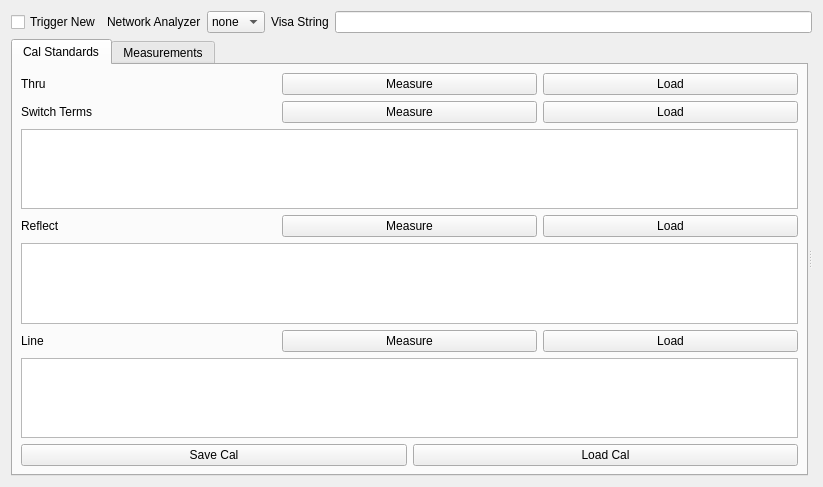
<?xml version="1.0" encoding="UTF-8"?>
<ui version="4.0">
 <class>TRL</class>
 <widget class="QWidget" name="TRL">
  <property name="geometry">
   <rect>
    <x>0</x>
    <y>0</y>
    <width>823</width>
    <height>487</height>
   </rect>
  </property>
  <property name="windowTitle">
   <string>Multiline TRL Calibration</string>
  </property>
  <layout class="QVBoxLayout" name="tab_calStandards_layout_2">
   <item>
    <layout class="QHBoxLayout" name="horizontalLayout_10">
     <item>
      <layout class="QHBoxLayout" name="horizontalLayout_9"/>
     </item>
     <item>
      <widget class="QCheckBox" name="checkBox_TriggerNew">
       <property name="text">
        <string>Trigger New</string>
       </property>
      </widget>
     </item>
     <item>
      <layout class="QHBoxLayout" name="horizontalLayout_8">
       <item>
        <widget class="QLabel" name="label_6">
         <property name="text">
          <string>Network Analyzer</string>
         </property>
        </widget>
       </item>
       <item>
        <widget class="QComboBox" name="comboBox_analyzer">
         <item>
          <property name="text">
           <string>none</string>
          </property>
         </item>
        </widget>
       </item>
      </layout>
     </item>
     <item>
      <layout class="QHBoxLayout" name="horizontalLayout_7">
       <item>
        <widget class="QLabel" name="label_7">
         <property name="text">
          <string>Visa String</string>
         </property>
        </widget>
       </item>
       <item>
        <widget class="QLineEdit" name="lineEdit_visaString"/>
       </item>
      </layout>
     </item>
    </layout>
   </item>
   <item>
    <widget class="QSplitter" name="splitter">
     <property name="orientation">
      <enum>Qt::Horizontal</enum>
     </property>
     <widget class="QTabWidget" name="tabWidget">
      <property name="currentIndex">
       <number>0</number>
      </property>
      <widget class="QWidget" name="tab_calStandards">
       <attribute name="title">
        <string>Cal Standards</string>
       </attribute>
       <layout class="QVBoxLayout" name="tab_calStandards_layout">
        <property name="margin">
         <number>8</number>
        </property>
        <item>
         <layout class="QHBoxLayout" name="horizontalLayout">
          <item>
           <widget class="QLabel" name="label">
            <property name="text">
             <string>Thru</string>
            </property>
           </widget>
          </item>
          <item>
           <widget class="QPushButton" name="btn_measureThru">
            <property name="text">
             <string>Measure</string>
            </property>
           </widget>
          </item>
          <item>
           <widget class="QPushButton" name="btn_loadThru">
            <property name="text">
             <string>Load</string>
            </property>
           </widget>
          </item>
         </layout>
        </item>
        <item>
         <layout class="QHBoxLayout" name="horizontalLayout_6">
          <item>
           <widget class="QLabel" name="label_5">
            <property name="text">
             <string>Switch Terms</string>
            </property>
           </widget>
          </item>
          <item>
           <widget class="QPushButton" name="btn_measureSwitchTerms">
            <property name="text">
             <string>Measure</string>
            </property>
           </widget>
          </item>
          <item>
           <widget class="QPushButton" name="btn_loadSwitchTerms">
            <property name="text">
             <string>Load</string>
            </property>
           </widget>
          </item>
         </layout>
        </item>
        <item>
         <widget class="ListWidget" name="listWidget_thru"/>
        </item>
        <item>
         <layout class="QHBoxLayout" name="tab_calStandards_2">
          <item>
           <widget class="QLabel" name="label_2">
            <property name="text">
             <string>Reflect</string>
            </property>
           </widget>
          </item>
          <item>
           <widget class="QPushButton" name="btn_measureReflect">
            <property name="text">
             <string>Measure</string>
            </property>
           </widget>
          </item>
          <item>
           <widget class="QPushButton" name="btn_loadReflect">
            <property name="text">
             <string>Load</string>
            </property>
           </widget>
          </item>
         </layout>
        </item>
        <item>
         <widget class="ListWidget" name="listWidget_reflect"/>
        </item>
        <item>
         <layout class="QHBoxLayout" name="horizontalLayout_3">
          <item>
           <widget class="QLabel" name="label_3">
            <property name="text">
             <string>Line</string>
            </property>
           </widget>
          </item>
          <item>
           <widget class="QPushButton" name="btn_measureLine">
            <property name="text">
             <string>Measure</string>
            </property>
           </widget>
          </item>
          <item>
           <widget class="QPushButton" name="btn_loadLine">
            <property name="text">
             <string>Load</string>
            </property>
           </widget>
          </item>
         </layout>
        </item>
        <item>
         <widget class="ListWidget" name="listWidget_line"/>
        </item>
        <item>
         <layout class="QHBoxLayout" name="horizontalLayout_11">
          <item>
           <widget class="QPushButton" name="btn_saveCalibration">
            <property name="text">
             <string>Save Cal</string>
            </property>
           </widget>
          </item>
          <item>
           <widget class="QPushButton" name="btn_loadCalibration">
            <property name="text">
             <string>Load Cal</string>
            </property>
           </widget>
          </item>
         </layout>
        </item>
       </layout>
      </widget>
      <widget class="QWidget" name="tab_measurements">
       <attribute name="title">
        <string>Measurements</string>
       </attribute>
       <layout class="QVBoxLayout" name="tab_measurements_layout">
        <property name="margin">
         <number>8</number>
        </property>
        <item>
         <layout class="QHBoxLayout" name="horizontalLayout_5">
          <item>
           <widget class="QPushButton" name="btn_measureMeasurement">
            <property name="text">
             <string>Measure</string>
            </property>
           </widget>
          </item>
          <item>
           <widget class="QPushButton" name="btn_loadMeasurement">
            <property name="text">
             <string>Load</string>
            </property>
           </widget>
          </item>
          <item>
           <widget class="QPushButton" name="btn_calibrate">
            <property name="text">
             <string>Calibrate</string>
            </property>
           </widget>
          </item>
         </layout>
        </item>
        <item>
         <widget class="ListWidget" name="listWidget_measurements"/>
        </item>
        <item>
         <layout class="QHBoxLayout" name="horizontalLayout_12">
          <item>
           <widget class="QPushButton" name="btn_saveMeasurement">
            <property name="text">
             <string>Save Selected</string>
            </property>
           </widget>
          </item>
          <item>
           <widget class="QPushButton" name="btn_saveAllMeasurements">
            <property name="text">
             <string>Save All</string>
            </property>
           </widget>
          </item>
         </layout>
        </item>
       </layout>
      </widget>
     </widget>
     <widget class="QWidget" name="layoutWidget">
      <layout class="QVBoxLayout" name="verticalLayout_plotArea" stretch=""/>
     </widget>
    </widget>
   </item>
  </layout>
 </widget>
 <customwidgets>
  <customwidget>
   <class>ListWidget</class>
   <extends>QListWidget</extends>
   <header>pyMultiCal.widgets</header>
  </customwidget>
 </customwidgets>
 <resources/>
 <connections/>
</ui>
